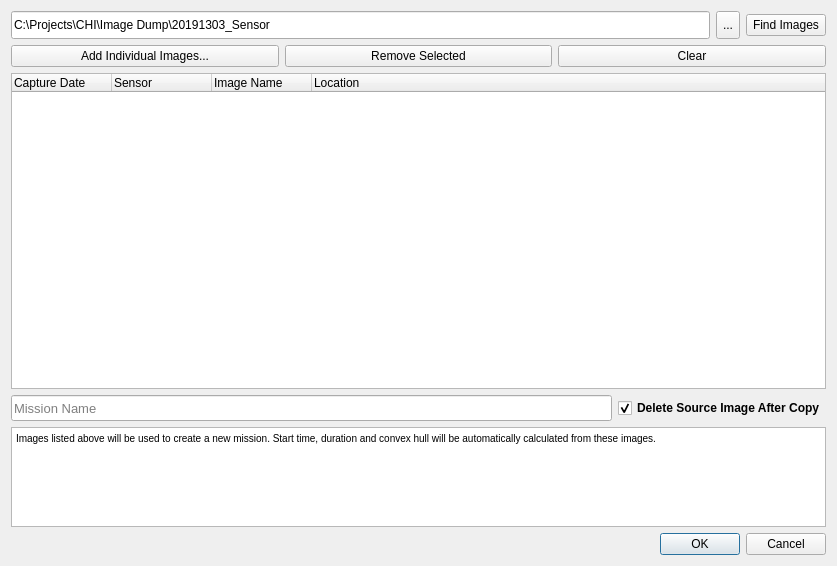
<?xml version="1.0" encoding="UTF-8"?>
<ui version="4.0">
 <class>NewMissionDialog</class>
 <widget class="QDialog" name="NewMissionDialog">
  <property name="geometry">
   <rect>
    <x>0</x>
    <y>0</y>
    <width>837</width>
    <height>566</height>
   </rect>
  </property>
  <property name="windowTitle">
   <string>Dialog</string>
  </property>
  <layout class="QVBoxLayout" name="verticalLayout">
   <item>
    <layout class="QHBoxLayout" name="horizontalLayout">
     <item>
      <widget class="QLineEdit" name="text_searchDir">
       <property name="minimumSize">
        <size>
         <width>0</width>
         <height>28</height>
        </size>
       </property>
       <property name="text">
        <string>C:\Projects\CHI\Image Dump\20191303_Sensor</string>
       </property>
       <property name="frame">
        <bool>true</bool>
       </property>
      </widget>
     </item>
     <item>
      <widget class="QToolButton" name="toolButton_dirSelect">
       <property name="minimumSize">
        <size>
         <width>0</width>
         <height>28</height>
        </size>
       </property>
       <property name="text">
        <string>...</string>
       </property>
      </widget>
     </item>
     <item>
      <widget class="QPushButton" name="pushButton_searchImages">
       <property name="sizePolicy">
        <sizepolicy hsizetype="Fixed" vsizetype="Fixed">
         <horstretch>0</horstretch>
         <verstretch>0</verstretch>
        </sizepolicy>
       </property>
       <property name="maximumSize">
        <size>
         <width>100</width>
         <height>16777215</height>
        </size>
       </property>
       <property name="text">
        <string>Find Images</string>
       </property>
      </widget>
     </item>
    </layout>
   </item>
   <item>
    <layout class="QHBoxLayout" name="horizontalLayout_2">
     <property name="sizeConstraint">
      <enum>QLayout::SetMaximumSize</enum>
     </property>
     <item>
      <widget class="QPushButton" name="pushButton_addImages">
       <property name="text">
        <string>Add Individual Images...</string>
       </property>
      </widget>
     </item>
     <item>
      <widget class="QPushButton" name="pushButton_removeSelected">
       <property name="text">
        <string>Remove Selected</string>
       </property>
      </widget>
     </item>
     <item>
      <widget class="QPushButton" name="pushButton_clear">
       <property name="text">
        <string>Clear</string>
       </property>
      </widget>
     </item>
    </layout>
   </item>
   <item>
    <widget class="QTreeWidget" name="treeWidget_imageList">
     <property name="selectionMode">
      <enum>QAbstractItemView::ExtendedSelection</enum>
     </property>
     <property name="autoExpandDelay">
      <number>-1</number>
     </property>
     <column>
      <property name="text">
       <string>Capture Date</string>
      </property>
     </column>
     <column>
      <property name="text">
       <string>Sensor</string>
      </property>
     </column>
     <column>
      <property name="text">
       <string>Image Name</string>
      </property>
     </column>
     <column>
      <property name="text">
       <string>Location</string>
      </property>
     </column>
    </widget>
   </item>
   <item>
    <layout class="QHBoxLayout" name="horizontalLayout_3">
     <item>
      <widget class="QLineEdit" name="lineEdit">
       <property name="minimumSize">
        <size>
         <width>0</width>
         <height>26</height>
        </size>
       </property>
       <property name="font">
        <font>
         <pointsize>10</pointsize>
        </font>
       </property>
       <property name="placeholderText">
        <string>Mission Name</string>
       </property>
      </widget>
     </item>
     <item>
      <widget class="QCheckBox" name="checkBox">
       <property name="font">
        <font>
         <weight>75</weight>
         <bold>true</bold>
        </font>
       </property>
       <property name="text">
        <string>Delete Source Image After Copy</string>
       </property>
       <property name="checked">
        <bool>true</bool>
       </property>
      </widget>
     </item>
    </layout>
   </item>
   <item>
    <widget class="QTextBrowser" name="textBrowser">
     <property name="sizePolicy">
      <sizepolicy hsizetype="Expanding" vsizetype="Minimum">
       <horstretch>0</horstretch>
       <verstretch>0</verstretch>
      </sizepolicy>
     </property>
     <property name="maximumSize">
      <size>
       <width>16777215</width>
       <height>100</height>
      </size>
     </property>
     <property name="html">
      <string>&lt;!DOCTYPE HTML PUBLIC &quot;-//W3C//DTD HTML 4.0//EN&quot; &quot;http://www.w3.org/TR/REC-html40/strict.dtd&quot;&gt;
&lt;html&gt;&lt;head&gt;&lt;meta name=&quot;qrichtext&quot; content=&quot;1&quot; /&gt;&lt;style type=&quot;text/css&quot;&gt;
p, li { white-space: pre-wrap; }
&lt;/style&gt;&lt;/head&gt;&lt;body style=&quot; font-family:'MS Shell Dlg 2'; font-size:7.8pt; font-weight:400; font-style:normal;&quot;&gt;
&lt;p style=&quot; margin-top:0px; margin-bottom:0px; margin-left:0px; margin-right:0px; -qt-block-indent:0; text-indent:0px;&quot;&gt;Images listed above will be used to create a new mission. Start time, duration and convex hull will be automatically calculated from these images. &lt;/p&gt;&lt;/body&gt;&lt;/html&gt;</string>
     </property>
    </widget>
   </item>
   <item>
    <widget class="QDialogButtonBox" name="buttonBox">
     <property name="orientation">
      <enum>Qt::Horizontal</enum>
     </property>
     <property name="standardButtons">
      <set>QDialogButtonBox::Cancel|QDialogButtonBox::Ok</set>
     </property>
    </widget>
   </item>
  </layout>
 </widget>
 <resources/>
 <connections>
  <connection>
   <sender>buttonBox</sender>
   <signal>rejected()</signal>
   <receiver>NewMissionDialog</receiver>
   <slot>reject()</slot>
   <hints>
    <hint type="sourcelabel">
     <x>316</x>
     <y>260</y>
    </hint>
    <hint type="destinationlabel">
     <x>286</x>
     <y>274</y>
    </hint>
   </hints>
  </connection>
  <connection>
   <sender>buttonBox</sender>
   <signal>accepted()</signal>
   <receiver>NewMissionDialog</receiver>
   <slot>accept()</slot>
   <hints>
    <hint type="sourcelabel">
     <x>248</x>
     <y>254</y>
    </hint>
    <hint type="destinationlabel">
     <x>157</x>
     <y>274</y>
    </hint>
   </hints>
  </connection>
 </connections>
</ui>
